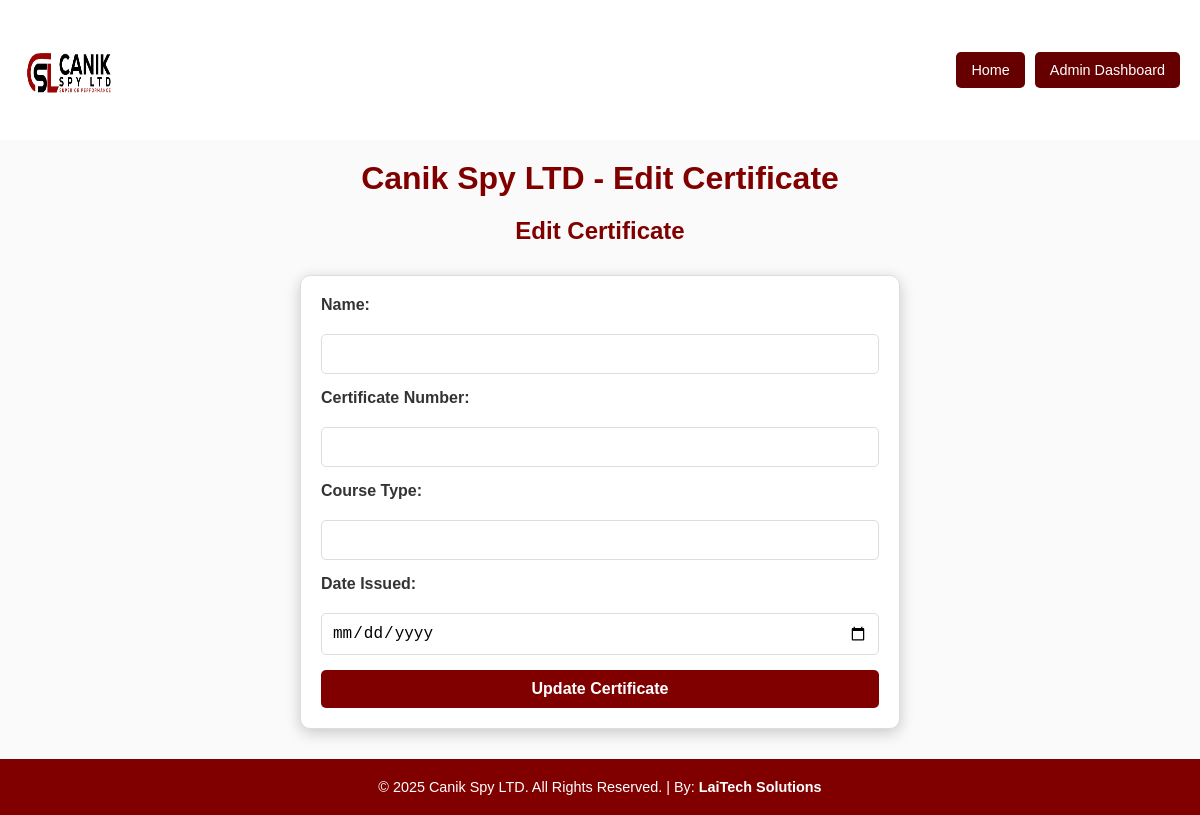
The page /admin/edit/8 (signed in) on the database as committed earlier.
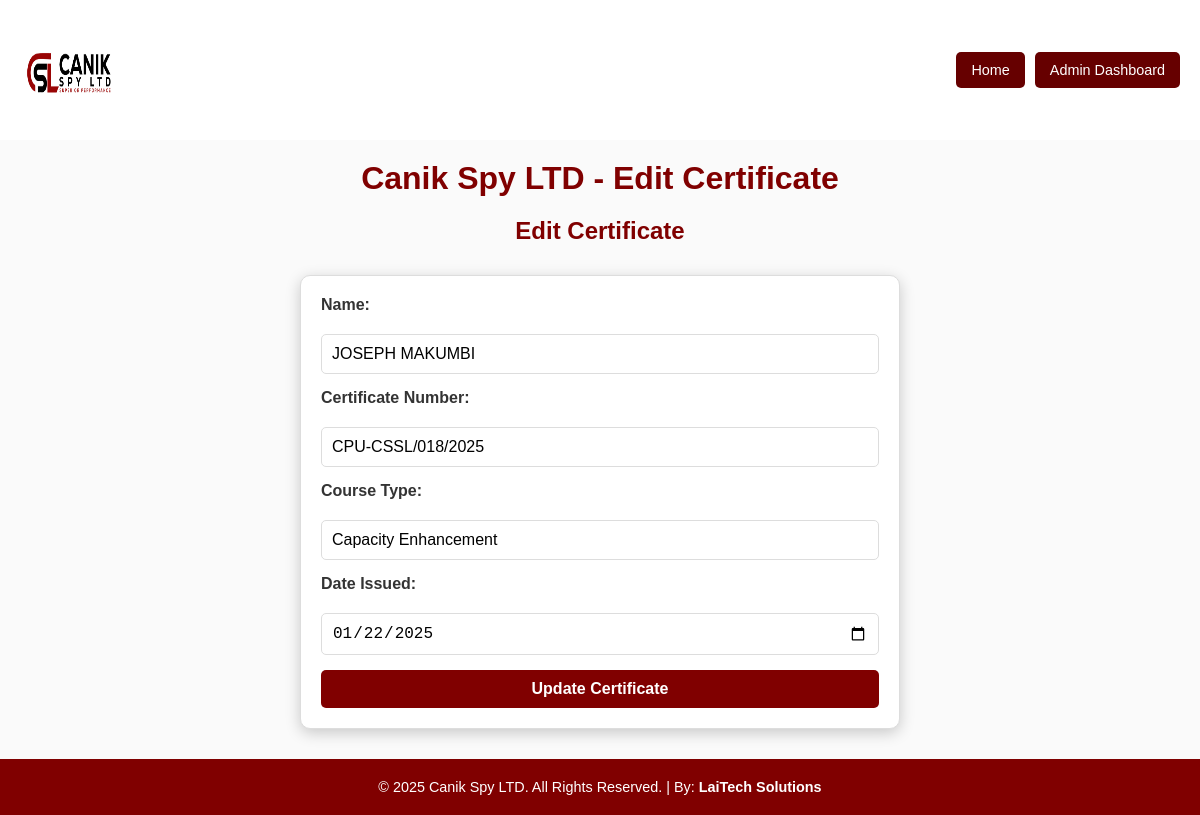
The same page on the database as committed later.
### tables this page shows
CREATE TABLE certificates (
            id INTEGER PRIMARY KEY AUTOINCREMENT,
                    name TEXT NOT NULL,
                            certificate_number TEXT NOT NULL UNIQUE,
                                    course_type TEXT NOT NULL,
                                            date_issued DATE NOT NULL
                                                );

### app.py (the view, shortened to what this page needs)
@app.route('/admin/edit/<int:certificate_id>', methods=['GET', 'POST'])
def edit_certificate(certificate_id):
    if not session.get('logged_in'):
        return redirect(url_for('login'))
    conn = get_db_connection()
    c = conn.cursor()
    c.execute("SELECT * FROM certificates WHERE id = ?", (certificate_id,))
    certificate = c.fetchone()
    conn.close()
    return render_template('edit_certificate.html', certificate=certificate)

### app.py (called while the page is built)
def get_db_connection():
    with db_lock:
        conn = sqlite3.connect('certificate.db', check_same_thread=False)
        return conn

### templates/edit_certificate.html (shortened to what this page needs)
<!DOCTYPE html>
<html lang="en">
<head>
    <link rel="stylesheet" href="{{ url_for('static', filename='style.css') }}">
</head>
<body>
    <header>
        <img src="{{ url_for('static', filename='canik_spy_logo.jpg') }}" alt="Canik Spy LTD Logo" width="100" height="100">
        <nav>
            <a href="/">Home</a>
            <a href="/admin">Admin Dashboard</a>
        </nav>
    </header>
    <h1>Canik Spy LTD - Edit Certificate</h1>
    <h2>Edit Certificate</h2>
    <form action="/admin/edit/{{ certificate[0] }}" method="POST">
        <label for="name">Name:</label>
        <input type="text" id="name" name="name" value="{{ certificate[1] }}" required>
        <label for="certificate_number">Certificate Number:</label>
        <input type="text" id="certificate_number" name="certificate_number" value="{{ certificate[2] }}" required>
        <label for="course_type">Course Type:</label>
        <input type="text" id="course_type" name="course_type" value="{{ certificate[3] }}" required>
        <label for="date_issued">Date Issued:</label>
        <input type="date" id="date_issued" name="date_issued" value="{{ certificate[4] }}" required>
        <button type="submit">Update Certificate</button>
    </form>
    <footer>
        <p>&copy; 2025 Canik Spy LTD. All Rights Reserved. | By: <a href="https://laitechsolutions.co.ke/" target="_blank" style="color: white; text-decoration: none;">LaiTech Solutions</a></p>
    </footer>
</body>
</html>

Rows that differ between the two databases and show on the page:
added certificates: name "JOSEPH MAKUMBI", certificate_number "CPU-CSSL/018/2025", course_type "Capacity Enhancement", date_issued "01/22/2025"
